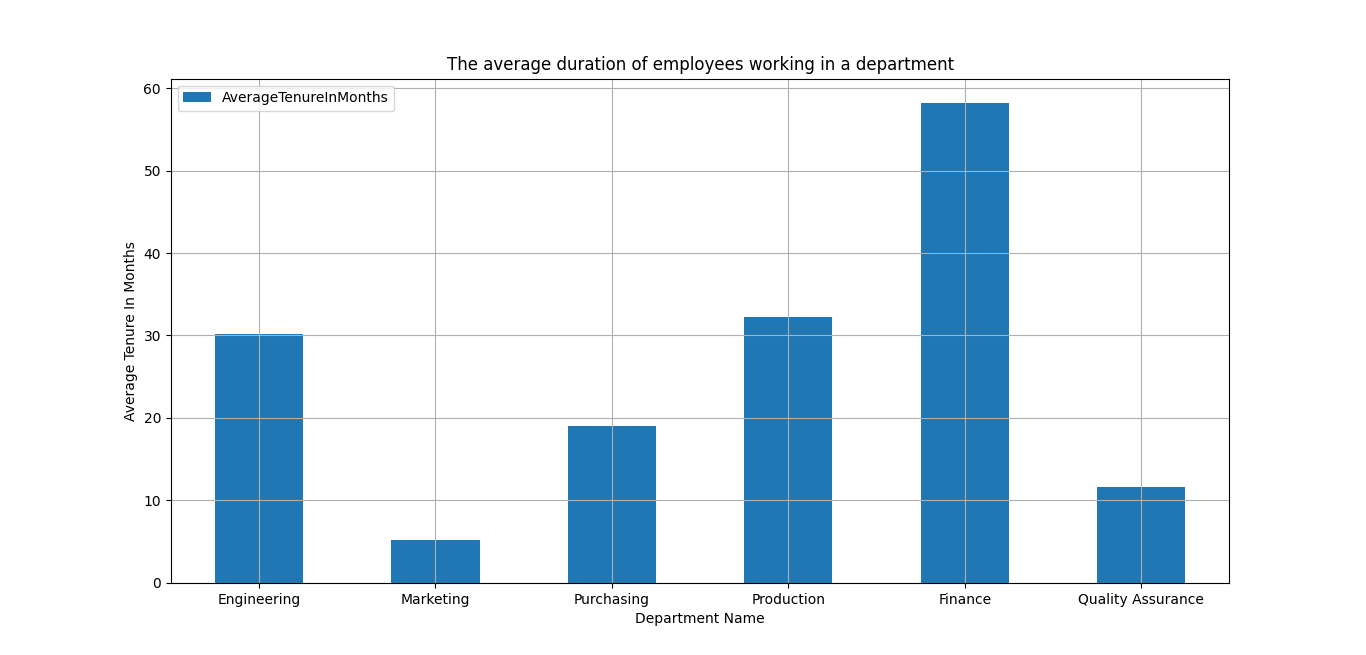

This chart was generated by the following Python code:
import pandas as pd
import matplotlib.pyplot as plt
import mysql.connector

conn = mysql.connector.connect(
    host='localhost',
    user='root',
    password='',
    database='adventureworks'
)

query = """
    SELECT
    edh.DepartmentID,
    d.Name AS DepartmentName,
    AVG(DATEDIFF(IF(edh.EndDate = 0, NOW(), edh.EndDate), edh.StartDate) / 30) AS AverageTenureInMonths
    FROM employeedepartmenthistory edh
    JOIN department d ON edh.DepartmentID = d.DepartmentID
    WHERE edh.EndDate != 0
    GROUP BY edh.DepartmentID, d.Name;
    """
df = pd.read_sql_query(query, conn)
df = pd.DataFrame({
    "DepartmentName": df['DepartmentName'],
    "AverageTenureInMonths": df['AverageTenureInMonths'],
})

fig, ax = plt.subplots()
df.plot(y="AverageTenureInMonths", kind='bar', ax=ax)
ax.set_xticklabels(df['DepartmentName'], rotation='horizontal')
plt.xlabel("Department Name")
plt.ylabel("Average Tenure In Months")
plt.title("The average duration of employees working in a department")
ax.grid(True)
plt.show()
conn.close()
